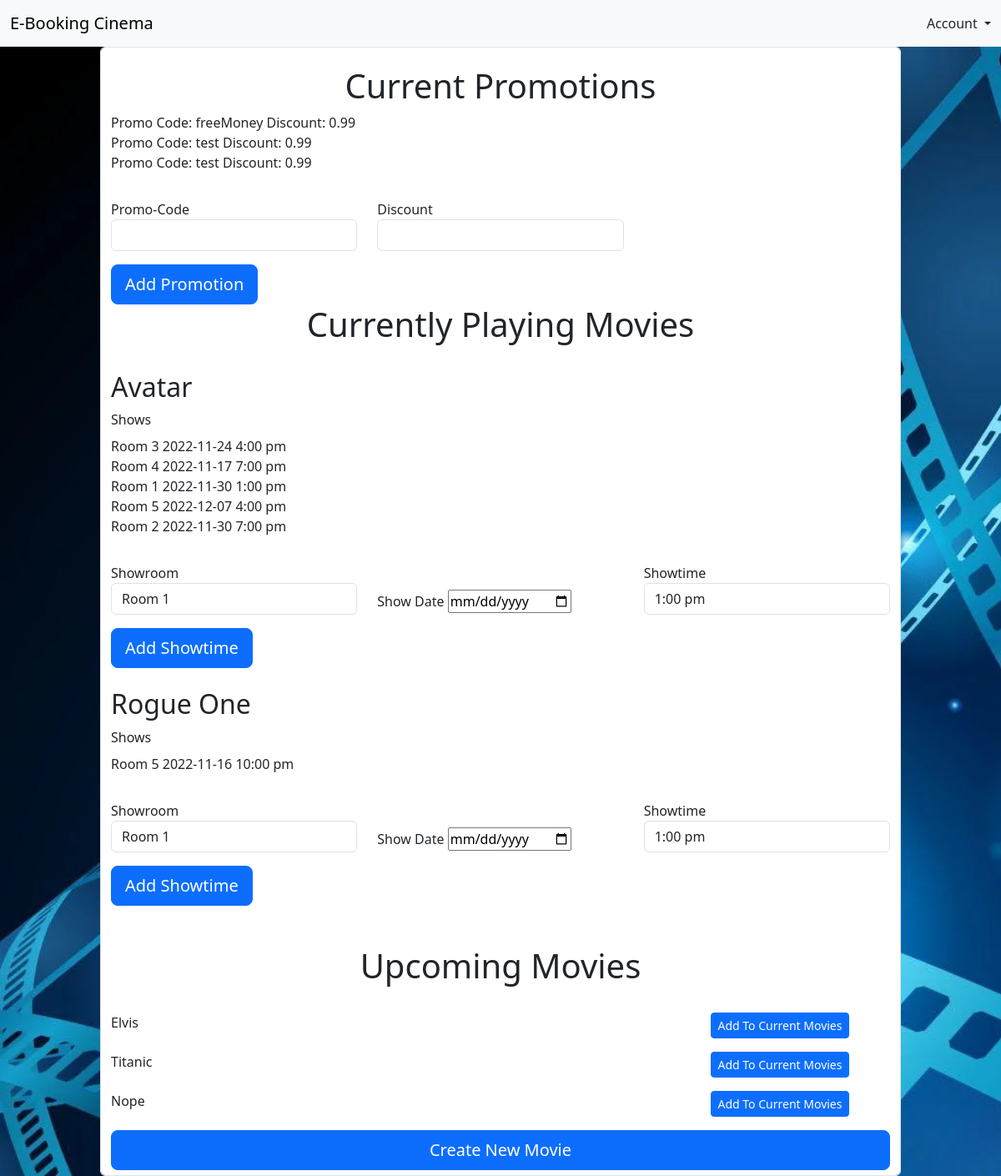
Before: /pages/admin_home.php with the older database file.
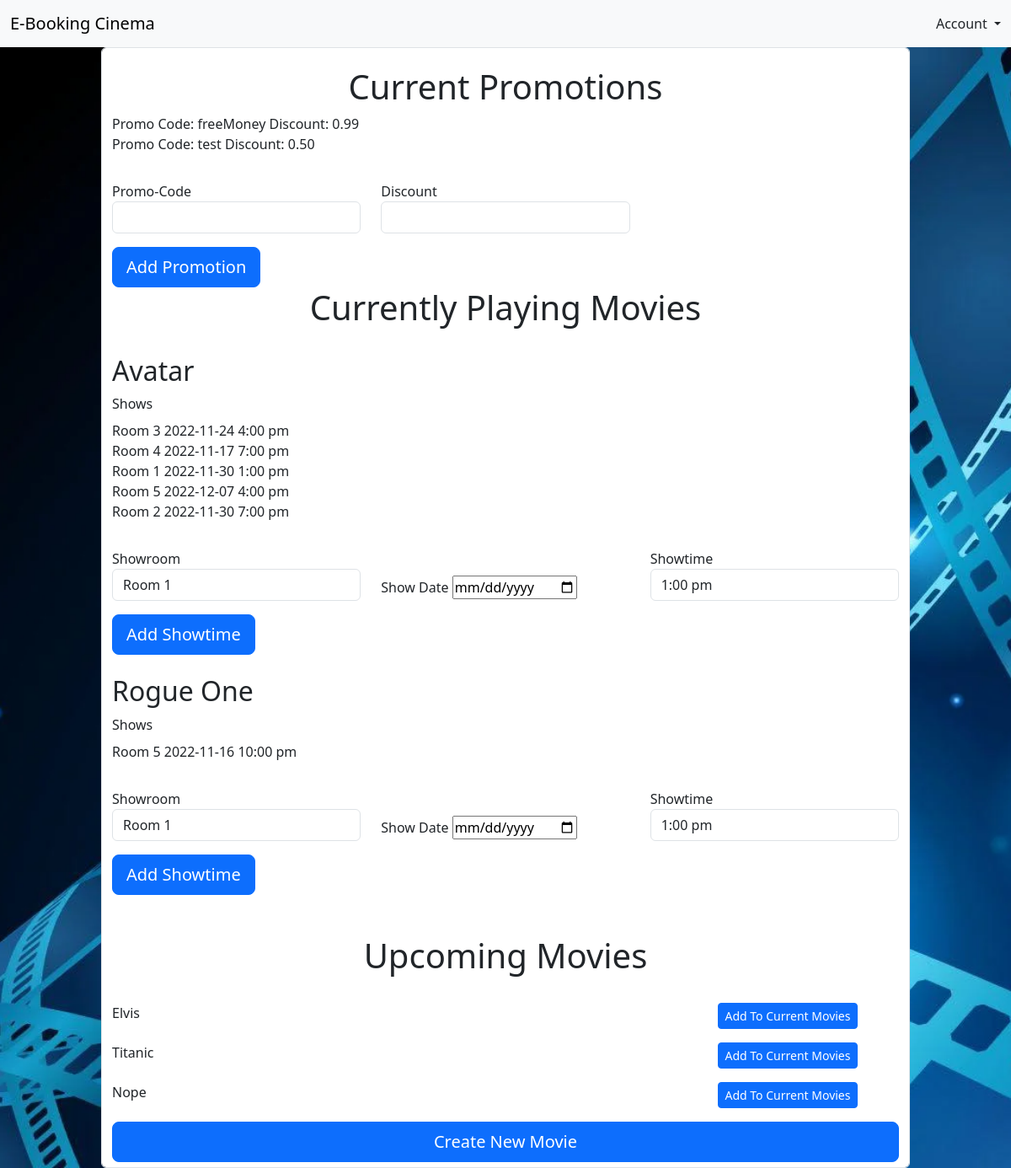
After: the same page with the newer database file.
### tables this page shows
CREATE TABLE `promotions_table` (
  `idPromotions` int(11) NOT NULL,
  `code` varchar(45) NOT NULL,
  `discount` decimal(2,2) NOT NULL
);

CREATE TABLE `movies_table` (
  `idMovie` int(11) NOT NULL,
  `title` varchar(45) NOT NULL,
  `cast` varchar(200) DEFAULT NULL,
  `director` varchar(45) DEFAULT NULL,
  `producer` varchar(45) DEFAULT NULL,
  `genre` varchar(45) DEFAULT NULL,
  `synopsis` varchar(500) DEFAULT NULL,
  `trailerPicture` varchar(500) DEFAULT NULL,
  `trailerVideo` varchar(45) DEFAULT NULL,
  `filmRating` varchar(45) DEFAULT NULL,
  `categoryID` int(11) NOT NULL,
  `isCurrentlyPlaying` tinyint(4) NOT NULL DEFAULT 0
);

CREATE TABLE `show_table` (
  `idShow` int(11) NOT NULL,
  `date` date NOT NULL,
  `movieID` int(11) NOT NULL,
  `showroomID` int(11) NOT NULL,
  `showtimeID` int(11) NOT NULL
);

### pages/admin_home.php (the view, shortened to what the changed rows need)
<?php
  $mysqli = require __DIR__ . "/database.php";
    $sql = "SELECT * FROM `movies_table` WHERE isCurrentlyPlaying = 1";
        $result = $mysqli->query($sql);
        $currentMovies = $result->fetch_all(MYSQLI_ASSOC);
    $sql = "SELECT * FROM `movies_table` WHERE isCurrentlyPlaying = 0";
        $result = $mysqli->query($sql);
        $upcomingMovies = $result->fetch_all(MYSQLI_ASSOC);
    $sql = "SELECT * FROM `show_table`";
        $result = $mysqli->query($sql);
        $shows = $result->fetch_all(MYSQLI_ASSOC);
    $sql = "SELECT * FROM `showroom_table`";
        $result = $mysqli->query($sql);
        $showRooms = $result->fetch_all(MYSQLI_ASSOC);
        $roomNames = array_column($showRooms, "name", "idRoom");
    $sql = "SELECT * FROM `showtime_table`";
        $result = $mysqli->query($sql);
        $showTimes = $result->fetch_all(MYSQLI_ASSOC);
        $showTimeArr = array_column($showTimes, "showtime", "idShowtime");
    $sql = "SELECT * FROM `promotions_table`";
        $result = $mysqli->query($sql);
        $promotions = $result->fetch_all(MYSQLI_ASSOC);
?>
<!DOCTYPE html>
<html>
<head>
<link href="../node_modules/bootstrap/dist/css/bootstrap.min.css" rel="stylesheet">
<link href="../css/signin.css" rel="stylesheet">
<link href="../css/form-validation.css" rel="stylesheet">
<link href="../css/homepage.css" rel="stylesheet"> <!Only needed for background>
</head>
<body id="bg">
<div class="container form-control form-block">
	<div class="center my-3 gy-3">
    <div class="center text-center">
        <h1>Current Promotions</h1>
    </div>
        <?php foreach($promotions as $promo) {
            echo "Promo Code: ";
            echo $promo["code"];
            echo "\tDiscount: ";
            echo $promo["discount"];
            ?>
            <br> <?php } ?>
        <form action="process_new_promo.php" method="POST">
            <div class="row my-3 gy-3">
            </div>
            <button class="w-20 btn btn-lg btn-primary" type="submit">Add Promotion</button><br>
        </form>
    <div class="center text-center">
	    <h1>Currently Playing Movies</h1><br>
    </div>
        <?php foreach($currentMovies as $rowMovie) { ?>
                <?php
                    $movieTitle = $rowMovie["title"];
                ?>
                <h2> <?php echo $movieTitle ?> </h2>
                <label for="cc_number" class="form-label"> Shows </label>
                    <?php foreach($shows as $rowShow) {   ?>
                        <?php
                            if( $rowShow["movieID"] == $rowMovie["idMovie"] ) {
                                echo $roomNames[$rowShow["showroomID"]];
                                echo $rowShow["date"];
                                echo $showTimeArr[$rowShow["showtimeID"]];
                                ?>
                                <?php
                            }
                        ?>
                    <?php } ?>
                    <form name="addShow" method="POST">
                        <div class="row my-3 gy-3">
                            <div class="col-md-4">
                                <label for="promo">Showroom</label>
                                    <select class="form-control" id="showRoom", name="showRoom">
                                    <?php foreach($showRooms as $room) {   ?>
                                        <option> <?php echo $room["name"]; ?> </option>
                                    <?php } ?>
                                    </select>
                            </div>
                            <div class="col-md-4 gy-5 center">
                                <label for="promo">Show Date</label>
                                <input type="date" id="showdate" name="showdate" required>
                            </div>
                            <div class="col-md-4">
                                <label for="promo">Showtime</label>
                                    <select class="form-control" id="showtime", name="showtime">
                                    <?php foreach($showTimes as $time) {   ?>
                                        <option> <?php echo $time["showtime"]; ?> </option>
                                    <?php } ?>
                                    </select>
                            </div>
                        </div>
                        <button class="w-20 btn btn-lg btn-primary" type="submit">Add Showtime</button><br>
                    </form>
        <?php }  ?>
        <div class="center text-center">
            <br><h1>Upcoming Movies</h1>
        </div>
        <div class="row my-3 gy-3">
            <?php foreach($upcomingMovies as $rowMovie) { ?>
                <?php $movieTitle = $rowMovie["title"];  ?>
                <div class="col-md-9">
                    <?php echo $movieTitle ?>
                </div>
            <div class="col-md-3">
                <form action="process_add_current_movie.php" method="POST">
                    <button class="w-20 btn btn-sm btn-primary" type="submit">Add To Current Movies</button>
                </form>
            </div>
            <br>
                <?php } ?>
            </div>
        </div>
    <button class="col-md-12 btn btn-lg btn-primary" type="submit" onclick="window.location.href = 'add_movie.php';">Create New Movie</button><br>
</div>
</body>
</html>

Changed rows visible on the page:
removed promotions_table: code "test", discount "0.99"
changed promotions_table "test": discount "0.99" → "0.50"
